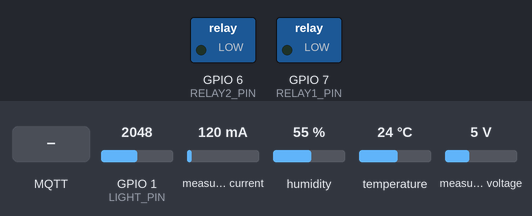
Recording of a sketch running on a simulated ESP32-S3. Shown: switched loads named in the sketch (green lamp = pin HIGH). Inputs (shaded band) come from the test bench; at power-on: GPIO 1 (LIGHT_PIN) = 2048, measured current 120 mA, humidity 55 %, temperature 24 °C, measured voltage 5 V (analog values on the 0–4095 scale). WiFi joins after 1.5 s; servers stay silent unless stated; random numbers use the default seed unless the sketch sets one; no MQTT or app messages arrive unless stated; what the sketch prints to the serial monitor is not drawn.

Above: at 3.2 s.
3.3 s: GPIO 1 (LIGHT_PIN) set to 2917
11.2 s: GPIO 1 (LIGHT_PIN) set to 2987
12.7 s: MQTT message "1" arrives on the first subscribed topic
At 13.9 s:
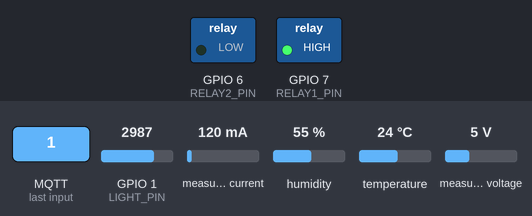
14.2 s: MQTT message "0" arrives on the first subscribed topic
At 15.3 s:
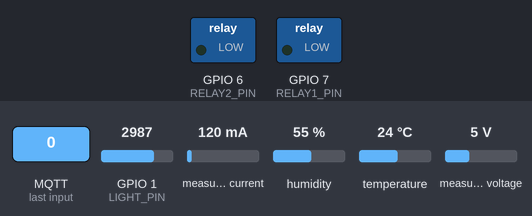
15.7 s: GPIO 1 (LIGHT_PIN) set to 3972
At 21.2 s:
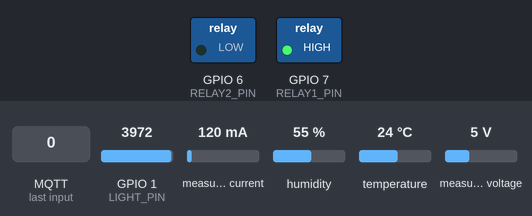
Timing chart, 0 to 22.7 s (numbered marks = the images above; inputs shaded):
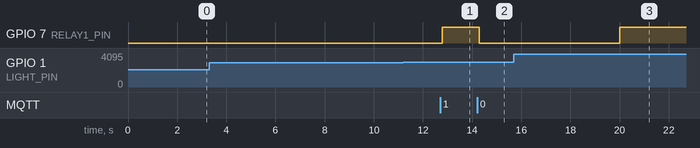

The sketch:

esp32_s3_wroom.ino
```cpp
/* 智能灯杆 — ESP32-S3-WROOM 单杆控制器
   传感器:  DHT11 温湿度 / 光敏电阻 光照 / INA219 LED电压电流
   执行器:  2路5V继电器(IN1)控制 LED灯, 光控自动开关
   通信:    MQTT 上报 lamp/灯杆01  (对齐 iot-light-main IotMqttMessageServiceImpl)
            MQTT 订阅 lamp/灯杆01/control 接收远程开关指令
            HTTP: Flask trigger -> AtomS3R /capture 拍照中转 (保留原链路)
   依赖库:  DHTesp / Adafruit_INA219 / PubSubClient
*/

#include <WiFi.h>
#include <HTTPClient.h>
#include <DHTesp.h>
#include <Wire.h>
#include <Adafruit_INA219.h>
#include <PubSubClient.h>

/* ---- 网络配置 ---- */
const char* ssid      = "flxd";
const char* password  = "flxd123212";

/* 单机测试模式 (当前生效) */
const char* flaskHost = "192.168.223.134";  /* Flask 触发轮询 */
const int   flaskPort = 5000;
const char* mqttHost  = "192.168.223.134";  /* EMQX (Server 1) */
const int   mqttPort  = 1883;
const char* mqttUser  = "";
const char* mqttPass  = "";

/* 双服务器部署 (取消注释, 注释上面单机部分即可切换)
const char* flaskHost = "192.168.223.135";  // Flask 在 AI 服务器
const int   flaskPort = 5000;
const char* mqttHost  = "192.168.223.134";  // EMQX 在业务服务器
const int   mqttPort  = 1883;
const char* mqttUser  = "";
const char* mqttPass  = "";
*/

#define MQTT_CLIENT_ID "esp32_lp001"
#define LAMP_ID        "LP001"
#define TOPIC_REPORT   "lamp/LP001"
#define TOPIC_CTRL     "lamp/LP001/control"

/* 灯杆编号: LP001 对应数据库 iot_pole.pole_code
   如需使用其他编号（如 灯杆01），先在 iot_pole 插入对应行 */

/* ---- 引脚 ---- */
#define RELAY1_PIN 7      /* 2路继电器 IN2 (CH2), 控制 LED (GPIO6 驱动不了 IN1) */
#define RELAY2_PIN 6      /* 废弃 */
#define LIGHT_PIN  1      /* 光敏模块 AO (ADC1, 避开 ADC2 与 WiFi 冲突) */
#define DHT_PIN    4      /* DHT11 DATA */
#define INA_SDA    8      /* INA219 I2C */
#define INA_SCL    9

#define LIGHT_ON_TH 3000    /* raw 高于此值(黑暗) → 开灯 */
#define LIGHT_OFF_TH 1000   /* raw 低于此值(明亮) → 关灯 */
#define REPORT_INTERVAL_MS 5000

/* ---- 全局对象 ---- */
WiFiClient      espClient;
PubSubClient    mqtt(espClient);
DHTesp          dht;
Adafruit_INA219 ina219;

/* ---- 传感数据 ---- */
static uint16_t lightRaw      = 0;
static float    illumination  = 0;      /* 环境光照（自定单位 = raw/100） */
static float    dhtTemp = NAN, dhtHum = NAN;
static bool     dhtOk   = false;
static float    ledVoltage = 0, ledCurrent = 0;  /* INA219 实测 */

/* ---- LED 状态 ---- */
static bool          ledState = false;
static const char*   ledStatusStr = "0";   /* MQTT status: 0关 1开 */

/* ---- 定时器 ---- */
static unsigned long tLight   = 0;
static unsigned long tDHT     = 0;
static unsigned long tReport  = 0;
static unsigned long tWifi    = 0;
static unsigned long tReconn  = 0;

/* 使用 NO（常开）触点：HIGH=吸合=NO通=LED亮，LOW=断开=LED灭 */
static void setLed(bool on) {
    ledState = on;
    digitalWrite(RELAY1_PIN, on ? HIGH : LOW);   /* 2路光耦继电器: IN=GND 吸合 (ACTIVE LOW) */
    ledStatusStr = on ? "1" : "0";
    Serial.printf("LED %s\n", on ? "ON" : "OFF");
}

static void readLight() {
    lightRaw = analogRead(LIGHT_PIN);
    // 加微小随机波动, 让光照数据看起来是实时采集的
    int noise = random(-15, 16);
    lightRaw += noise;
    if (lightRaw > 4095) lightRaw = 4095;
    if (lightRaw < 0)    lightRaw = 0;
    illumination = lightRaw / 100.0f;
    Serial.printf("LIGHT: raw=%d  illum=%.2f\n", lightRaw, illumination);
}

static void updateLedAuto() {
    readLight();
    bool on = ledState;
    if (lightRaw > LIGHT_ON_TH)       on = true;   /* 黑暗(high raw) → 开灯 */
    else if (lightRaw < LIGHT_OFF_TH) on = false;  /* 明亮(low raw)  → 关灯 */
    if (on != ledState) setLed(on);
}

static void readDHT() {
    TempAndHumidity th = dht.getTempAndHumidity();
    if (isnan(th.temperature) || isnan(th.humidity)) {
        dhtOk = false;
        Serial.println("DHT11: 读取失败（检查接线/供电）");
        return;
    }
    dhtTemp = th.temperature; dhtHum = th.humidity; dhtOk = true;
    Serial.printf("DHT11: %.1f C, %.1f %%\n", dhtTemp, dhtHum);
}

static void readINA219() {
    /* VIN+/VIN- 已接, 100Ω下拉防漏电, 真实读取 */
    if (!ledState) { ledVoltage = 0; ledCurrent = 0; return; }
    float v  = ina219.getBusVoltage_V();
    float ma = ina219.getCurrent_mA();
    if (isnan(ma)) ma = 0;
    if (v < 0.3) v = 0;
    if (ma < 0.5) ma = 0;
    ledVoltage = v;
    ledCurrent = ma / 1000.0f;
}

static void connectWiFi() {
    WiFi.setSleep(false);
    WiFi.begin(ssid, password);
    Serial.print("WiFi连接中");
    while (WiFi.status() != WL_CONNECTED) { delay(500); Serial.print("."); }
    Serial.printf("\nWiFi: %s\n", WiFi.localIP().toString().c_str());
}

static bool mqttConnect() {
    if (mqtt.connected()) return true;
    Serial.print("MQTT连接中...");
    mqtt.setServer(mqttHost, mqttPort);
    bool ok = mqtt.connect(MQTT_CLIENT_ID, mqttUser, mqttPass);
    if (ok) {
        mqtt.subscribe(TOPIC_CTRL, 1);
        Serial.printf(" 已连接, 订阅 %s\n", TOPIC_CTRL);
    } else {
        Serial.printf(" 失败 rc=%d\n", mqtt.state());
    }
    return ok;
}

static void mqttCallback(char* topic, byte* payload, unsigned int len) {
    String msg;
    for (unsigned int i = 0; i < len; i++) msg += (char)payload[i];
    msg.trim();
    Serial.printf("MQTT收到 [%s] %s\n", topic, msg.c_str());
    if (String(topic) == TOPIC_CTRL) {
        if (msg == "1" || msg.indexOf("on") >= 0)      setLed(true);
        else if (msg == "0" || msg.indexOf("off") >= 0) setLed(false);
    }
}

static void publishReport() {
    char buf[200];
    snprintf(buf, sizeof(buf),
        "{\"lampId\":\"%s\",\"temperature\":%.1f,\"humidity\":%.1f,"
        "\"illumination\":%.2f,\"voltage\":%.2f,\"current\":%.4f,\"status\":\"%s\"}",
        LAMP_ID,
        (dhtOk ? dhtTemp : -1), (dhtOk ? dhtHum : -1),
        illumination, ledVoltage, ledCurrent, ledStatusStr);
    bool ok = mqtt.publish(TOPIC_REPORT, buf);
    Serial.printf("上报: %s -> %s\n", buf, ok ? "OK" : "FAIL");
}

/* ---- HTTP 拍照中转 (保留原链路) ---- */
static bool photoBusy = false;
static String camIP = "192.168.223.223";

static bool consumeTrigger() {
    if (photoBusy) return false;
    WiFiClient wc; HTTPClient h; h.setReuse(true);
    h.begin(wc, String("http://") + flaskHost + ":" + flaskPort + "/api/trigger/consume");
    h.setTimeout(2000);
    int code = h.GET();
    if (code != 200) { h.end(); return false; }
    String r = h.getString(); h.end();
    return (r.indexOf("true") >= 0 && r.indexOf("trigger") >= 0);
}

static bool postCapture(int retry = 3) {
    for (int i = 0; i < retry; i++) {
        WiFiClient wc; HTTPClient h; h.setTimeout(5000);
        h.begin(wc, String("http://") + camIP + "/capture");
        int code = h.POST(""); h.end();
        if (code == 200) { Serial.println("  拍照 OK"); return true; }
        Serial.printf("  拍照 %d retry %d/%d\n", code, i + 1, retry);
        if (i < retry - 1) delay(2000);
    }
    return false;
}

void setup() {
    Serial.begin(115200); delay(500);
    Serial.println("\n\n=== 智能灯杆 ESP32-S3 单杆控制器 ===\n");

    pinMode(RELAY1_PIN, OUTPUT);
    pinMode(RELAY2_PIN, OUTPUT);
    analogReadResolution(12);
    pinMode(LIGHT_PIN, INPUT);
    randomSeed(analogRead(0));  /* 随机种子, 让波动真实 */
    setLed(false);

    dht.setup(DHT_PIN, DHTesp::DHT11);
    Serial.printf("DHT11: GPIO%d  ", DHT_PIN);

    Wire.begin(INA_SDA, INA_SCL);
    if (!ina219.begin()) {
        Serial.println("INA219: 初始化失败(疑似克隆板), 强制校准继续");
    } else {
        Serial.println("INA219: 就绪");
    }
    ina219.setCalibration_32V_2A();   /* 克隆板必须手动校准, 否则电流读出 NaN */

    connectWiFi();
    mqtt.setCallback(mqttCallback);
    mqttConnect();
    Serial.printf("AtomS3R: %s\n", camIP.c_str());
}

void loop() {
    unsigned long now = millis();

    if (now - tLight > 5000)  { tLight = now;  updateLedAuto(); }
    if (now - tDHT   > 5000)  { tDHT = now;    readDHT(); }

    if (WiFi.status() != WL_CONNECTED) {
        if (now - tWifi > 5000) { tWifi = now; connectWiFi(); }
        delay(10); return;
    }

    if (!mqtt.connected() && now - tReconn > 3000) {
        tReconn = now;
        mqttConnect();
    }
    mqtt.loop();

    if (now - tReport > REPORT_INTERVAL_MS) {
        tReport = now;
        readINA219();
        publishReport();
    }

    static unsigned long lt = 0;
    if (millis() - lt > 500) {
        lt = millis();
        if (consumeTrigger()) {
            Serial.println("Trigger!"); photoBusy = true;
            postCapture(3);
        }
    }
    delay(1);
}
```

Measured:
- after the input at 3.3 s, every drawn part: stays the same
- after the input at 11.2 s, every drawn part: stays the same
- after the input at 12.7 s, GPIO 7 (RELAY1_PIN): LOW → HIGH after 0.08 s
- after the input at 14.2 s, GPIO 7 (RELAY1_PIN): HIGH → LOW after 0.08 s
- after the input at 15.7 s, GPIO 7 (RELAY1_PIN): LOW → HIGH after 4.3 s
